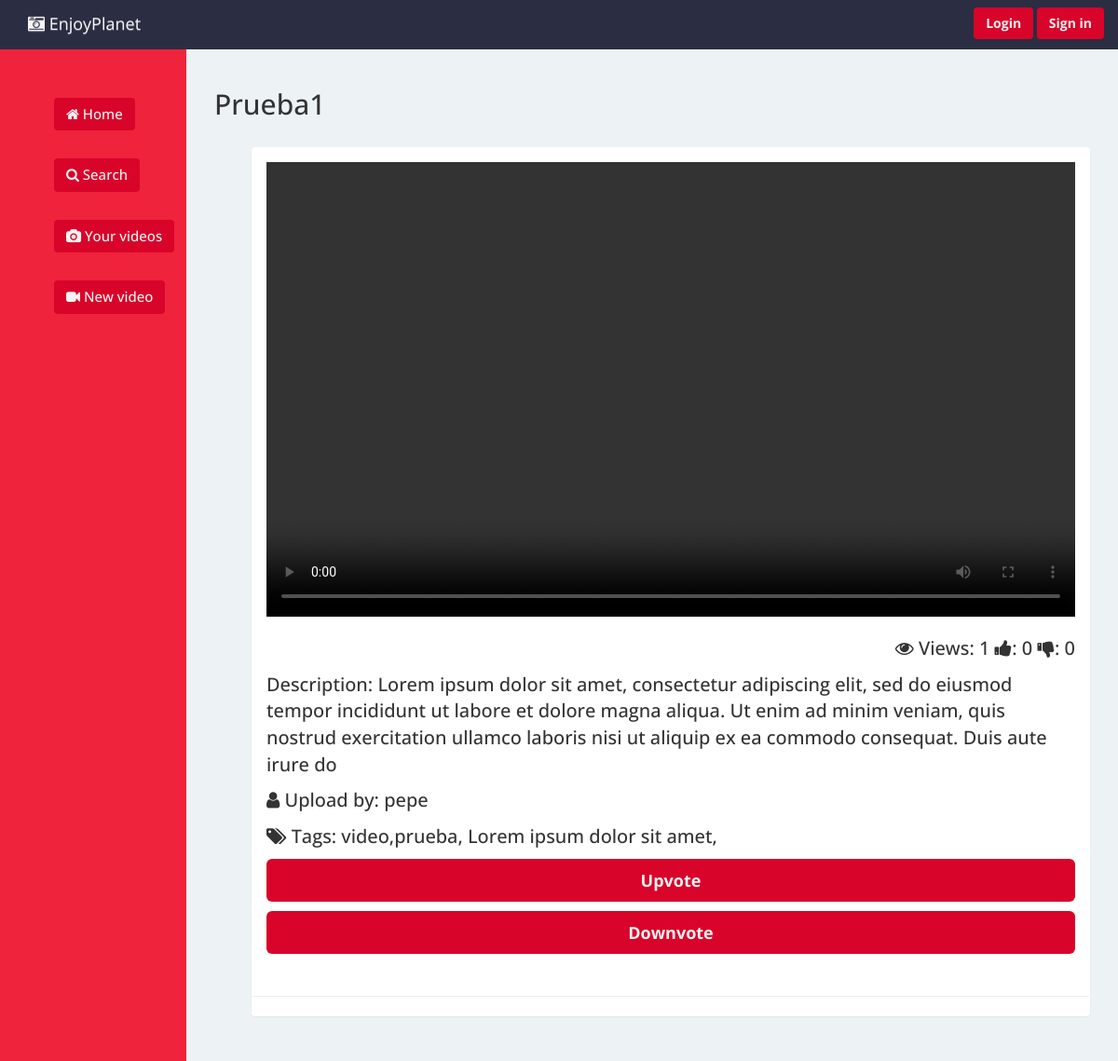
Page /videos/22/ on the committed database.
### users/models.py (models this page shows, shortened)
@python_2_unicode_compatible
class Videos(models.Model):
    def filename(self):
        return os.path.basename(self.video.name)
    user = models.ForeignKey(User, on_delete=models.CASCADE)
    video = models.FileField(upload_to='static')
    name = models.CharField(max_length=100, default="test")
    pub_date = models.DateTimeField('date published', default=datetime.now())
    description = models.CharField(max_length=250)
    views = models.IntegerField(default=0)
    upvotes = models.IntegerField(default=0)
    downvotes = models.IntegerField(default=0)
    tags = models.TextField(default='video')
    private= models.BooleanField(default=False)

### users/views.py (the view)
# urls.py: url(r'^videos/(?P<id>[0-9]+)/$',users_views.videos),
def videos(request, id):
    video_list = Videos.objects.filter(id=id)
    for video in video_list:
        video.views = video.views + 1
        video.save()
    if request.POST and 'upvote' in request.POST:
        for video in video_list:
            video.upvotes = video.upvotes + 1
            video.views = video.views - 1
            video.save()
    if request.POST and 'downvote' in request.POST:
        for video in video_list:
            video.downvotes = video.downvotes + 1
            video.views = video.views - 1
            video.save()
    return render(request, 'video.html', {'video_list': video_list})

### users/templates/video.html (shortened to what this page needs)
{% extends 'base.html' %} {% load staticfiles %}{% block head %}
<link rel="stylesheet" href="../static/index.css" /> {% endblock %} {% block content %}
<div class="container-fluid container-margin"> {% for video in video_list %}
  <h2>{{video.name}}</h2>
  <div class="panel">
    <div class="panel-body">
      <div class="embed-responsive embed-responsive-16by9">
        <video class="embed-responsive-item" src="/static/{{video.filename}}" controls> </video>
      </div>
      <br>
      <p class="text-right para"> <i class="fa fa-eye"></i> Views: {{video.views}} <i class="fa fa-thumbs-up"></i>: {{video.upvotes}} <i class="fa fa-thumbs-down"></i>: {{video.downvotes}} </p>
      <p class="para"> Description: {{video.description}} </p>
      <p class="para"> <i class="fa fa-user"></i> Upload by: {{video.user.username}} </p>
      <p class="para"> <i class="fa fa-tags"></i> Tags: {{video.tags}} </p>
      <form class="form-signin" action="/videos/{{video.id}}/" method="post">
        <button class="btn btn-lg btn-block btn-navy" value="upvote" name="upvote"type="submit">Upvote</button>
        <button class="btn btn-lg btn-block btn-navy" value="downvote" name="downvote"type="submit">Downvote</button>
      </form>
    </div>
    <hr> </div> {% endfor %} </div> {% endblock %}

### static/index.css (style rules this page uses)
body { background-color: #EDF2F4; font-family: 'Open Sans', sans-serif; }
.btn-navy { font-weight: 700 !important; background-color: #D90429 !important; text-decoration: none !important; color: #f4f4f4 !important; }
.container-margin { padding-top: 75px; }
.btn-navy { font-weight: 700 !important; background-color: #D90429 !important; text-decoration: none !important; color: #f4f4f4 !important; margin-bottom: 10px; }
.panel { margin-left: 40px; }
h2 { margin-bottom: 30px; }
.para { font-size: 20px; font-weight: 500; }

### rows in the picture
Videos: name "Prueba1", views "1", upvotes "0", downvotes "0", description "Lorem ipsum dolor sit amet, consectetur adipiscing elit, sed do eiusmod tempor incididunt ut labore et dolore magna aliqua. Ut enim ad minim veniam, quis nostrud exercitation ullamco laboris nisi ut aliquip ex ea commodo consequat. Duis aute irure do", user.username "pepe", tags "video,prueba, Lorem ipsum dolor sit amet,"
